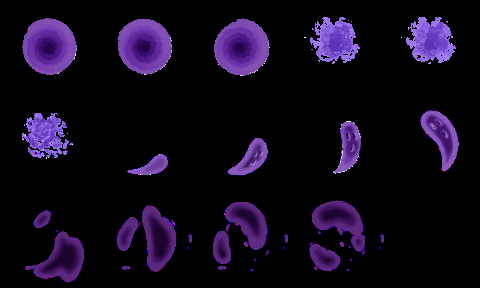
#> input picture 포켓로그 - 도주런 없는 엔드리스 에디션/resources/game/images/battle_anims/022-Darkness01.png, 480 x 288 px
$ python -i maxanim.py   (imports and definitions only)
#> lines starting #> are read from the running program, lines starting #| are printed output that depends on the picture
# Local fork (2026-11-18): a small choreography builder for PokeRogue move animations (Max / G-Max / Max Guard).
# The user: "CFRU 받아서 만들기" — rebuild the Complete FireRed Upgrade (Skeli) Max Move animations in PokeRogue's
# battle-anims JSON format. Each move is a Python spec (specs/<id>.py, a `build(a)` function) that places sprites
# with keyframes; this module turns it into
#   - assets/battle-anims/<kebab id>.json  (one AnimConfig object, played for both sides: focus USER_TARGET mirrors)
#   - assets/images/battle_anims/<sheet>.png (a composite sheet of 96x96 cells, 5 per row: one graphic per animation)
#   - preview/<id>.png (a contact sheet of rendered frames) for review.
# Run with an interpreter that has Pillow (the ComfyUI embedded Python), always with -I:
#   python.exe -I maxanim.py build  [ids...] [--no-write] [--gif]   compile specs (all when no ids), write game files +
#                                    previews (<id>.png player side, <id>_opp.png enemy side, --gif: animated copies)
#   python.exe -I maxanim.py preview <id>                    preview only
#
# Engine facts this relies on (src/data/battle-anims.ts):
# - one frame = getFrameMs(3) = 50 ms (20 fps). Every frame lists the user cel (target 0), the target cel (target 1)
#   and the graphic cels (target 2) in draw-index order; the real battler sprites are hidden on frame 0 and only the
#   cels are shown, so EVERY frame carries both battler cels.
# - anim space: user focus point (0, 0), target focus point (128, -64). focus 3 (USER_TARGET) maps that line onto the
#   real user -> target line (an enemy user mirrors it, and graphics flip), focus 1 / 2 are offsets from the target /
#   user, focus 4 (SCREEN) is the field position (x + 106, y + 116).
# - graphics take x, y, zoomX / zoomY (percent), angle (degrees, counter-clockwise), mirror, opacity 0-255, blendType
#   (0 normal, 1 add, 2 subtract -> Phaser DIFFERENCE), visible, priority (0-3), graphicFrame. Tone / color are NOT
#   applied to graphics (bake tints into the sheet); battler cels take tone [r, g, b, gray] (-255..255) and opacity.
# - backgrounds: AnimTimedAddBgEvent (image from battle_anims, or "" for a black rectangle) with opacity, then
#   AnimTimedUpdateBgEvent tweens opacity / bgX / bgY over `duration` frames.
import json
import math
import os
import re
import sys
import importlib.util

from PIL import Image, ImageDraw, ImageFont

HERE = os.path.dirname(os.path.abspath(__file__))
POKEROGUE = "D:/PokeRogueDev/pokerogue"
ANIM_DIR = os.path.join(POKEROGUE, "assets", "battle-anims")
SHEET_DIR = os.path.join(POKEROGUE, "assets", "images", "battle_anims")
AUDIO_DIR = os.path.join(POKEROGUE, "assets", "audio", "battle_anims")
CFRU_DIR = "D:/PokeRogueDev/downloads/cfru_20261118/Attack_Particles"
# The Pokemon Essentials v21.1 project for "es:" sources (none of the 38 specs uses one); set ESSENTIALS_DIR to use it
ESSENTIALS = os.environ.get("ESSENTIALS_DIR", "")
SPEC_DIR = os.path.join(HERE, "specs")
PREVIEW_DIR = os.path.join(HERE, "preview")
CELL = 96
COLS = 5
FOCUS = {"target": 1, "user": 2, "user_target": 3, "screen": 4}
BLEND = {"normal": 0, "add": 1, "sub": 2}
USER_PT = (0.0, 0.0)
TARGET_PT = (128.0, -64.0)


# [4 lines left out: function kebab, not called in this run]


_move_ids = None


# [40 lines left out: functions known_move_id, ease, lerp, not called in this run]


class Track:
    """Keyframes of one property: [(t, value, ease_into_this_key)], t in frames relative to the owner's start."""

    def __init__(self, default):
        self.default = default
        self.keys = []

    def set(self, t, v, e=None):
        self.keys.append((t, v, e))
        self.keys.sort(key=lambda k: k[0])

    # [11 lines left out: function at, not called in this run]


# ----------------------------------------------------------------------------------------------------------------------
# sheet sources
# ----------------------------------------------------------------------------------------------------------------------
_img_cache = {}


# [107 lines left out: functions _load, _pr_frame, _es_frame, _cfru_frame, _tint, _hue and 1 more, not called in this run]


def make_cell(src, frame=0, size=None, scale=1, tint=None, hue=None, flip=False, palette=None, alpha=None, box=None):
    """src: 'pr:<PokeRogue sheet>' | 'es:<Essentials sheet>' | 'cfru:<file>' ; returns a 96x96 RGBA cell.
    box=(x, y, w, h) (added 2026-11-19) crops that rectangle of the source instead of grid frame `frame`."""
    kind, name = src.split(":", 1)
    if box is not None:
        img = _box_crop(kind, name, box, palette)
    elif kind == "pr":
        img = _pr_frame(name, frame)
    elif kind == "es":
        img = _es_frame(name, frame)
    elif kind == "cfru":
        w, h = size or (16, 16)
        img = _cfru_frame(name, frame, w, h, palette)
    else:
        raise ValueError(src)
    if scale != 1:
        img = img.resize((max(1, round(img.width * scale)), max(1, round(img.height * scale))), Image.NEAREST)
    if flip:
        img = img.transpose(Image.FLIP_LEFT_RIGHT)
    if hue:
        img = _hue(img, hue)
    if tint:
        img = _tint(img, tint[:3], tint[3] if len(tint) > 3 else 0.6)
    if alpha is not None:
        a = img.getchannel("A").point(lambda v: int(v * alpha))
        img.putalpha(a)
    cell = Image.new("RGBA", (CELL, CELL))
    if img.width > CELL or img.height > CELL:
        l, t = (img.width - CELL) // 2, (img.height - CELL) // 2
        img = img.crop((max(0, l), max(0, t), max(0, l) + min(CELL, img.width), max(0, t) + min(CELL, img.height)))
    cell.paste(img, ((CELL - img.width) // 2, (CELL - img.height) // 2), img)
    return cell


# ----------------------------------------------------------------------------------------------------------------------
# the builder
# ----------------------------------------------------------------------------------------------------------------------
class Sprite:
    # [8 lines left out: function __init__, not called in this run]

    # all keyframe helpers take times RELATIVE to t0 unless absolute=True
    def _t(self, t, absolute):
        return t - self.t0 if absolute else t

    # [73 lines left out: functions key, move, arc, orbit, zoom, fade and 2 more, not called in this run]


class Battler:
    """A battler cel track. `focus` (added 2026-11-18 for the Max moves, default unchanged):
    - "user_target" (default): the cel is written with focus 3 (USER_TARGET) at base + offset. Offsets follow the
      user -> target line, so for an ENEMY user both x and y offsets are mirrored (a "lift" of y -10 becomes a drop).
    - "own" (or "user" for a.user / "target" for a.target): the cel is written with the battler's own focus (2 for the
      user, 1 for the target). Offsets are then plain screen directions for either side: up stays up, right stays right.
      Use this for vertical moves (Dynamax flex lift, vertical shakes, being pushed down)."""

    # [41 lines left out: functions __init__, key, tone_pulse, not called in this run]

    def shake(self, t0, t1, amp=3, period=2, axis="x"):
        self.shakes.append((t0, t1, amp, period, axis))
        return self

    def hide(self, t0, t1):
        self.visible_ranges.append((t0, t1))
        return self

    # [22 lines left out: function at, not called in this run]


class Anim:
    # [13 lines left out: function __init__, not called in this run]

    # ---- setup
    def length(self, frames):
        self.frames = int(frames)
        return self

    # [58 lines left out: functions sheet, cells, cell_image, sprite, bg, bg_update and 1 more, not called in this run]

    def note(self, text):
        self.notes.append(text)
        return self

    # ---- compile
    # [92 lines left out: functions sprite_state, compile, sheet_image, not called in this run]


# ----------------------------------------------------------------------------------------------------------------------
# preview (a rough re-implementation of BattleAnim.play's placement)
# 2026-11-18 (Max moves): also renders the enemy-side case (`opp=True`: the user stands top right, the target bottom
# left, USER_TARGET graphics are mirrored, exactly what a single-object file does when an enemy uses the move), draws
# the user at the Dynamax container scale (USER_SCALE, 1.5), layers priorities 0 / 2 / 3 like the engine, and follows
# background scrolling (AddBg / UpdateBg bgX / bgY). Uncovered background areas show magenta.
# ----------------------------------------------------------------------------------------------------------------------
FIELD_W, FIELD_H = 320, 180
USER_POS = (106, 148)
TARGET_POS = (234, 84)
HALF_H = 32
SRC = (106, 116, 234, 52)
USER_SCALE = 1.5    # a Max move user is Dynamaxed: the game draws it x1.5 (getSpriteScale)
TARGET_SCALE = 1.0


def _feet(opp):
    """(user feet, target feet) on the field for the player-side (opp False) or enemy-side (opp True) user."""
    return (TARGET_POS, USER_POS) if opp else (USER_POS, TARGET_POS)


# [230 lines left out: functions place, _battler_img, _apply_tone, _behind, render_frame, _bg_texture and 3 more, not called in this run]


# ----------------------------------------------------------------------------------------------------------------------
# report helpers (2026-11-18): end hold estimate and file-rule warnings
# ----------------------------------------------------------------------------------------------------------------------
_sound_secs = None


# [147 lines left out: functions sound_seconds, end_hold_ms, warnings_for, load_spec, build_one, main, not called in this run]


# [2 lines not run here, left out]

>>> import cv2
>>> picture = cv2.imread('../../../../포켓로그 - 도주런 없는 엔드리스 에디션/resources/game/images/battle_anims/022-Darkness01.png', cv2.IMREAD_GRAYSCALE)
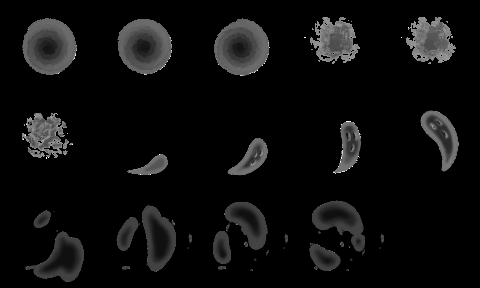
#> picture: shape (288, 480); min 0, max 255, mean 13.2
>>> result = make_cell(picture)
#> (the run stopped early here; a loop or call above may not have finished)

$ run again, on 포켓로그 - 도주런 없는 엔드리스 에디션/resources/game/images/battle_anims/GEN8- Sunsteel Strike.png
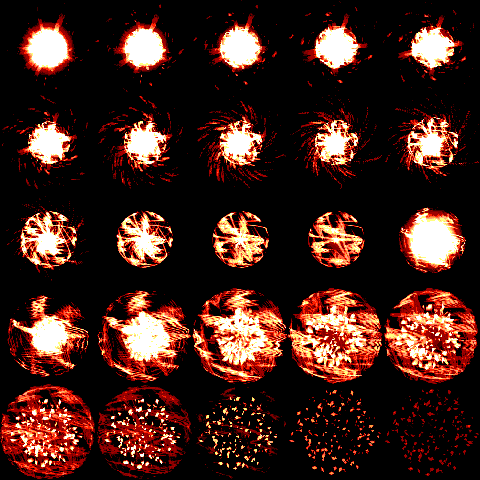
#> input picture 포켓로그 - 도주런 없는 엔드리스 에디션/resources/game/images/battle_anims/GEN8- Sunsteel Strike.png, 480 x 480 px
#> `picture = cv2.imread('../../../../포켓로그 - 도주런 없는 엔드리스 에디션/resources/gam..`:
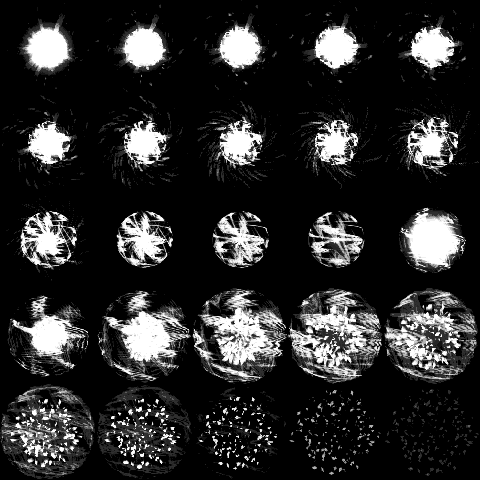
#> picture: shape (480, 480); min 0, max 255, mean 43.3
